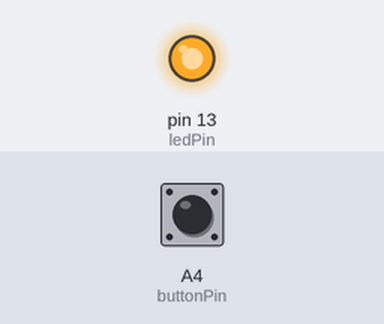
A sketch run on a simulated Arduino Uno, built with avr-gcc and run on an emulated ATmega328P. Parts: output pins drawn as LEDs (lit = HIGH). Inputs (shaded band) come from the test bench; at power-on: A4 (buttonPin) LOW. Random numbers use the default seed unless the sketch sets one; what the sketch prints to the serial monitor is not drawn.

Above: at 7.8 s.
7.9 s: A4 (buttonPin) pulled HIGH for 3.2 s
At 9.3 s:
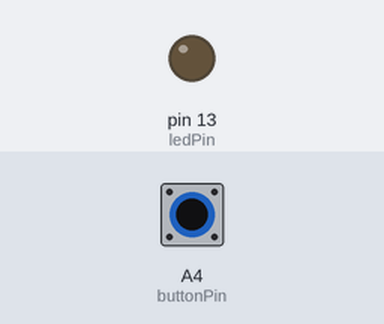
15.6 s: A4 (buttonPin) driven HIGH
Timing chart, 0 to 18.1 s (numbered marks = the images above; inputs shaded):
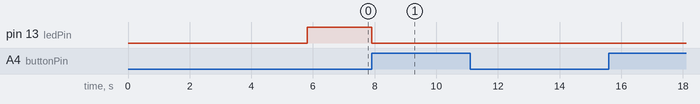

The sketch:

test_your_reflex.ino
```cpp
const int ledPin = 13;
const int buttonPin = A4;

unsigned long startTime;
unsigned long reactionTime;
unsigned long bestTime = 9999;

void setup() {
  pinMode(ledPin, OUTPUT);
  pinMode(buttonPin, INPUT); // Don't use INPUT_PULLUP
  Serial.begin(9600);
  Serial.println("== Reaction Timer Game ==");
  delay(1000);
}

void loop() {
  // Wait for button to be released (LOW means not pressed)
  while (digitalRead(buttonPin) == 1) {
    Serial.println("👉 Press and release the button to begin...");
    delay(500);
  }

  delay(1000); // short pause

  // Random wait before signal
  int waitTime = random(2000, 5000);
  unsigned long waitStart = millis();
  while (millis() - waitStart < waitTime) {
    if (digitalRead(buttonPin) == 1) { // Pressed too early
      Serial.println("🚫 False start! You pressed too early.");
      delay(2000);
      return;
    }
  }

  Serial.println("NOW! Press the button!");
  digitalWrite(ledPin, HIGH);
  startTime = millis();

  // Wait for user to press the button
  while (digitalRead(buttonPin) == 0) {
    // do nothing
  }

  reactionTime = millis() - startTime;
  digitalWrite(ledPin, LOW);

  Serial.print("⏱️ Reaction Time: ");
  Serial.print(reactionTime);
  Serial.println(" ms");

  if (reactionTime < 300) {
    Serial.println("⚡ Lightning Fast!");
  } else if (reactionTime < 700) {
    Serial.println("👍 Good Reflexes!");
  } else {
    Serial.println("🐢 Too slow... try again!");
  }

  if (reactionTime < bestTime) {
    bestTime = reactionTime;
    Serial.print("🏆 New Best Time: ");
    Serial.print(bestTime);
    Serial.println(" ms 🎉");
  } else {
    Serial.print("🔥 Current Best Time: ");
    Serial.print(bestTime);
    Serial.println(" ms");
  }

  delay(3000);
}
```

Measured:
- after the input at 7.9 s, pin 13 (ledPin): HIGH → LOW at once
- after the input at 15.6 s, every drawn part: stays the same
